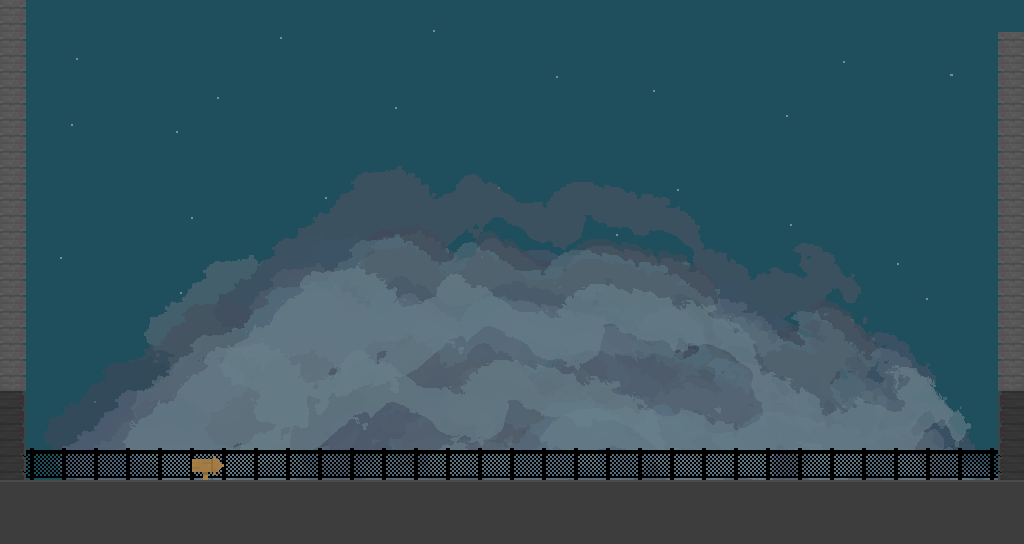

Below is a game level as drawn by its tile map, then a one-line description and the .tmx that defines it (tile-layer data replaced by summaries):
An orthogonal 32x17 tile map with 32x32 px tiles, 4 tile layers (bg, ground, Tile Layer 2, Tile Layer 5), 1 hidden layer not drawn, 2 tilesets, 2 image layers and 14 objects (6x TextEntity, 3x SpikeEntity, 2x me.LevelEntity, 2x ShakeEntity, player).

<map version="1.0" orientation="orthogonal" width="32" height="17" tilewidth="32" tileheight="32" backgroundcolor="#1f4e5c">
 <properties>
  <property name="light" value="2" />
 </properties>
 <tileset firstgid="1" name="tileset01" tilewidth="32" tileheight="32">
  <image source="tileset01.png" width="288" height="256" />
 </tileset>
 <tileset firstgid="73" name="metatiles32x32" tilewidth="32" tileheight="32">
  <image source="metatiles32x32.png" width="160" height="32" />
  <tile id="0">
   <properties>
    <property name="type" value="solid" />
   </properties>
  </tile>
  <tile id="1">
   <properties>
    <property name="type" value="platform" />
   </properties>
  </tile>
 </tileset>
 <imagelayer name="parallax_02" width="32" height="17">
  <image source="stars.png" />
  <properties>
   <property name="ratio" value="0.15" />
  </properties>
 </imagelayer>
 <imagelayer name="parralax_01" width="32" height="17">
  <image source="clouds.png" />
  <properties>
   <property name="ratio" value="1.5" />
  </properties>
 </imagelayer>
 <layer name="bg" width="32" height="17">
  <data>[544 cells, 32 non-empty, 1 distinct tile ids]</data>
 </layer>
 <layer name="ground" width="32" height="17">
  <data>[544 cells, 65 non-empty, 3 distinct tile ids]</data>
 </layer>
 <layer name="Tile Layer 2" width="32" height="17">
  <data>[544 cells, 28 non-empty, 4 distinct tile ids]</data>
 </layer>
 <layer name="Tile Layer 5" width="32" height="17">
  <data>[544 cells, 1 non-empty, 1 distinct tile ids]</data>
 </layer>
 <layer name="collision" width="32" height="17" visible="0">
  <data>[544 cells, 78 non-empty, 1 distinct tile ids]</data>
 </layer>
 <objectgroup name="objects" width="32" height="17">
  <object name="player" x="96" y="447" width="32" height="32">
   <properties>
    <property name="image" value="orange" />
   </properties>
  </object>
  <object name="SpikeEntity" x="513" y="447" width="32" height="32" />
  <object name="TextEntity" x="385" y="442" width="32" height="32">
   <properties>
    <property name="once" value="true" />
    <property name="text" value="Is that blood?" />
   </properties>
  </object>
  <object name="SpikeEntity" x="609" y="447" width="32" height="32" />
  <object name="SpikeEntity" x="704" y="448" width="32" height="32" />
  <object name="me.LevelEntity" x="0" y="384" width="32" height="96">
   <properties>
    <property name="duration" value="250" />
    <property name="fade" value="#000000" />
    <property name="to" value="level01" />
   </properties>
  </object>
  <object name="me.LevelEntity" x="992" y="384" width="32" height="96">
   <properties>
    <property name="duration" value="250" />
    <property name="fade" value="#000000" />
    <property name="to" value="level03" />
   </properties>
  </object>
  <object name="TextEntity" x="560" y="440" width="32" height="32">
   <properties>
    <property name="text" value="This cannot be sanitary.." />
   </properties>
  </object>
  <object name="TextEntity" x="192" y="442" width="32" height="32">
   <properties>
    <property name="text" value="Sign: Danger ahead" />
   </properties>
  </object>
  <object name="TextEntity" x="657" y="440" width="32" height="32">
   <properties>
    <property name="text" value="almost there!" />
   </properties>
  </object>
  <object name="TextEntity" x="75" y="446" width="32" height="32">
   <properties>
    <property name="once" value="true" />
    <property name="text" value="Maybe this was a bad idea..." />
   </properties>
  </object>
  <object name="ShakeEntity" x="513" y="387" width="223" height="34">
   <properties>
    <property name="intensity" value="10" />
   </properties>
  </object>
  <object name="TextEntity" x="740" y="360" width="30" height="117">
   <properties>
    <property name="text" value="I could have died!" />
   </properties>
  </object>
  <object name="ShakeEntity" x="762" y="363" width="229" height="112">
   <properties>
    <property name="intensity" value="10" />
   </properties>
  </object>
 </objectgroup>
</map>
